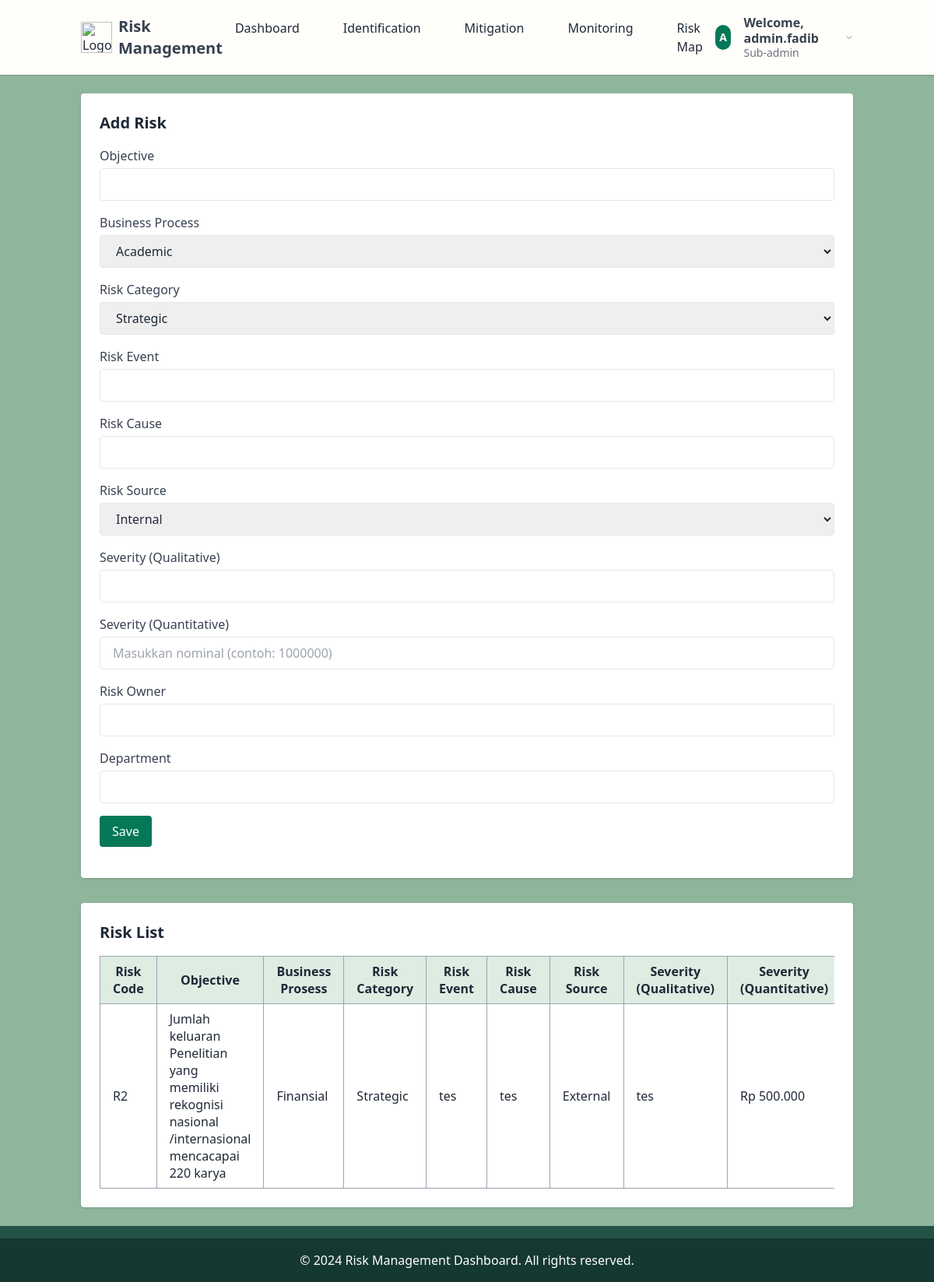
Page /pages/identification.php (signed in) on the committed database.
### tables this page shows
CREATE TABLE `risks` (
  `id` int NOT NULL,
  `objective` text NOT NULL,
  `process_business` enum('Akademik','Finansial','Kepegawaian') NOT NULL,
  `risk_category` enum('Strategic','Financial','Operational') NOT NULL,
  `risk_code` varchar(10) NOT NULL,
  `risk_event` text NOT NULL,
  `risk_cause` text NOT NULL,
  `risk_source` enum('Internal','External') NOT NULL,
  `qualitative` text,
  `quantitative` varchar(50) DEFAULT NULL,
  `risk_owner` text,
  `department` text,
  `faculty_id` int DEFAULT NULL,
  `created_by` int DEFAULT NULL
);

### pages/identification.php (the view, shortened to what this page needs)
<?php
require_once '../includes/init.php';
require_once '../classes/Risk.php';
$is_admin = $_SESSION['role'] === 'admin' || $_SESSION['role'] === 'sub-admin';
require_once '../includes/header.php';
?>
<!DOCTYPE html>
<html lang="id">
<head>
    <link rel="stylesheet" href="../assets/css/palette.css">
    <link href="https://cdn.jsdelivr.net/npm/tailwindcss@2.0.4/dist/tailwind.min.css" rel="stylesheet">
</head>
<body class="bg-light-green text-gray-800 min-h-screen flex flex-col">
    <main class="container mx-auto px-4 py-6 flex-grow">
        <?php if ($is_admin): ?>
        <section class="bg-white rounded shadow p-6 mb-8">
            <h2 class="text-xl font-bold mb-4">Add Risk</h2>
            <form action="identification.php" method="POST" class="space-y-4">
                <div>
                    <label for="objective" class="block text-gray-700">Objective</label>
                    <input type="text" id="objective" name="objective" required class="w-full mt-1 px-4 py-2 border rounded focus:ring focus:ring-green-500">
                </div>
                <div>
                    <label for="process_business" class="block text-gray-700">Business Process</label>
                    <select id="process_business" name="process_business" class="w-full mt-1 px-4 py-2 border rounded focus:ring focus:ring-green-500">
                        <option value="Akademik">Academic</option>
                    </select>
                </div>
                <div>
                    <label for="risk_category" class="block text-gray-700">Risk Category</label>
                    <select id="risk_category" name="risk_category" class="w-full mt-1 px-4 py-2 border rounded focus:ring focus:ring-green-500">
                        <option value="Strategic">Strategic</option>
                    </select>
                </div>
                <div>
                    <label for="risk_event" class="block text-gray-700">Risk Event</label>
                    <input type="text" id="risk_event" name="risk_event" required class="w-full mt-1 px-4 py-2 border rounded focus:ring focus:ring-green-500">
                </div>
                <div>
                    <label for="risk_cause" class="block text-gray-700">Risk Cause</label>
                    <input type="text" id="risk_cause" name="risk_cause" required class="w-full mt-1 px-4 py-2 border rounded focus:ring focus:ring-green-500">
                </div>
                <div>
                    <label for="risk_source" class="block text-gray-700">Risk Source</label>
                    <select id="risk_source" name="risk_source" class="w-full mt-1 px-4 py-2 border rounded focus:ring focus:ring-green-500">
                        <option value="Internal">Internal</option>
                    </select>
                </div>
                <div>
                    <label for="qualitative" class="block text-gray-700">Severity (Qualitative)</label>
                    <input type="text" id="qualitative" name="qualitative" required class="w-full mt-1 px-4 py-2 border rounded focus:ring focus:ring-green-500">
                </div>
                <div>
                    <label for="quantitative" class="block text-gray-700">Severity (Quantitative)</label>
                    <input type="text" id="quantitative" name="quantitative" required
                        placeholder="Masukkan nominal (contoh: 1000000)"
                        class="w-full mt-1 px-4 py-2 border rounded focus:ring focus:ring-green-500"
                        oninput="formatRupiah(this)">
                </div>
                <div>
                    <label for="risk_owner" class="block text-gray-700">Risk Owner</label>
                    <input type="text" id="risk_owner" name="risk_owner" required class="w-full mt-1 px-4 py-2 border rounded focus:ring focus:ring-green-500">
                </div>
                <div>
                    <label for="department" class="block text-gray-700">Department</label>
                    <input type="text" id="department" name="department" required class="w-full mt-1 px-4 py-2 border rounded focus:ring focus:ring-green-500">
                </div>
                <button type="submit" class="bg-green-700 text-white px-4 py-2 rounded hover:bg-green-800 transition">Save</button>
            </form>
        </section>
        <?php endif; ?>
        <section id="data-risiko" class="bg-white rounded shadow p-6">
            <h2 class="text-xl font-bold mb-4">Risk List</h2>
            <div class="overflow-x-auto">
                <table class="table-auto w-full border-collapse border border-gray-400">
                    <thead class="bg-beige-green">
                        <tr>
                            <th class="border border-gray-400 px-4 py-2">Risk Code</th>
                            <th class="border border-gray-400 px-4 py-2">Objective</th>
                            <th class="border border-gray-400 px-4 py-2">Business Prosess</th>
                            <th class="border border-gray-400 px-4 py-2">Risk Category</th>
                            <th class="border border-gray-400 px-4 py-2">Risk Event</th>
                            <th class="border border-gray-400 px-4 py-2">Risk Cause</th>
                            <th class="border border-gray-400 px-4 py-2">Risk Source</th>
                            <th class="border border-gray-400 px-4 py-2">Severity (Qualitative)</th>
                            <th class="border border-gray-400 px-4 py-2">Severity (Quantitative)</th>
                        </tr>
                    </thead>
                    <tbody>
                        <?php
                        $role = $_SESSION['role'] ?? '';
                        if ($role === 'admin') {
                            $query = $conn->query("
                                SELECT risks.*, faculties.faculty_name
                                FROM risks
                                LEFT JOIN faculties ON risks.faculty_id = faculties.id
                            ");
                        } else {
                            $query = $conn->prepare("
                                SELECT *
                                FROM risks
                                WHERE faculty_id = :faculty_id
                            ");
                            $query->execute(['faculty_id' => $_SESSION['faculty_id']]);
                        }
                        while ($row = $query->fetch()) {
                            echo "<tr class='hover:bg-gray-50'>
                                    <td class='border border-gray-400 px-4 py-2'>{$row['risk_code']}</td>
                                    <td class='border border-gray-400 px-4 py-2'>{$row['objective']}</td>
                                    <td class='border border-gray-400 px-4 py-2'>{$row['process_business']}</td>
                                    <td class='border border-gray-400 px-4 py-2'>{$row['risk_category']}</td>
                                    <td class='border border-gray-400 px-4 py-2'>{$row['risk_event']}</td>
                                    <td class='border border-gray-400 px-4 py-2'>{$row['risk_cause']}</td>
                                    <td class='border border-gray-400 px-4 py-2'>{$row['risk_source']}</td>
                                    <td class='border border-gray-400 px-4 py-2'>{$row['qualitative']}</td>
                                    <td class='border border-gray-400 px-4 py-2'>Rp " . number_format($row['quantitative'], 0, ',', '.') . "</td>
                                    <td class='border border-gray-400 px-4 py-2'>{$row['risk_owner']}</td>
                                    <td class='border border-gray-400 px-4 py-2'>{$row['department']}</td>";
                            echo "</tr>";
                        }
                        ?>
                    </tbody>
                </table>
            </div>
        </section>
    </main>
    <footer class="bg-dark-green text-white text-center">
        <div class="bg-medium-green py-2"></div>
            <div class="py-4">
                © 2024 Risk Management Dashboard. All rights reserved.
            </div>
    </footer>
</body>
</html>

### assets/css/palette.css (style rules this page uses)
.bg-dark-green { background-color: #163832 !important; }
.bg-medium-green { background-color: #235347 !important; }
.bg-light-green { background-color: #8EB69B !important; }
.bg-beige-green { background-color: #ddede2 !important; }

### rows in the picture
risks: risk_code "R2", objective "Jumlah keluaran Penelitian yang memiliki rekognisi nasional /internasional mencacapai 220 karya", process_business "Finansial", risk_category "Strategic", risk_event "tes", risk_cause "tes", risk_source "External", qualitative "tes", quantitative "500.000"

### other values in the picture
substr($_SESSION['username'], 0, 1) "A"
$username "admin.fadib"
$_SESSION['role'] "Sub-admin"
